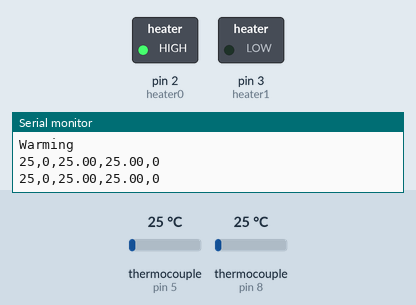
Bench run of a sketch on a simulated Arduino Uno, built with avr-gcc and run on an emulated ATmega328P. On the bench: switched loads named in the sketch (green lamp = pin HIGH), the last lines printed to the serial monitor. The test bench sets the inputs (shaded band); at power-on: thermocouple (sensors on pin 5, pin 8) 25 °C.

Above: at 6.9 s.
7.0 s: thermocouple (sensor on pin 5) set to 28 °C
At 10.8 s:
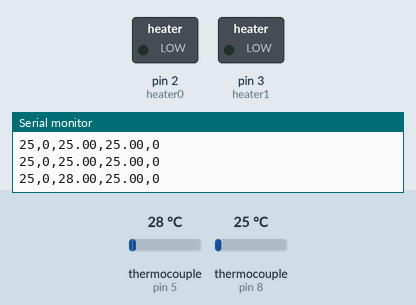
12.0 s: thermocouple (sensor on pin 5) set to 6 °C
At 15.8 s:
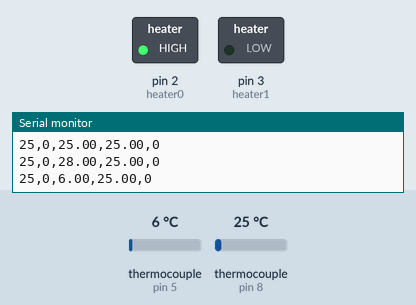
Timing chart, 0 to 17.3 s (numbered marks = the images above; inputs shaded):
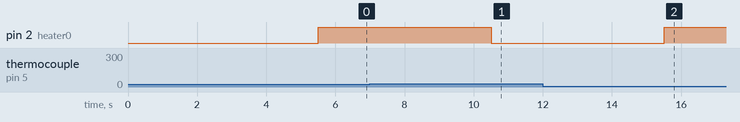

The sketch:

ThermalCycler.ino
```cpp
/*Program is to control temperature in two enclosures.
Objects are given a designation of 0 or 1 since only
two enclosures are required, so a binary system is the
simplist. Thermocouples measure the temperature in each
each enclosure, and relays control the heaters. Target
Temperatures are set in a parameters section. Ramps rates
are automatically calculated by the time and temps defined.

Modification from original have been made. Current use
is controlling the temperature in a single enclosure,
with one relay controlling the heater, and one controlling
a cooling fan.*/

//thermocouple setup
#include "Adafruit_MAX31855.h"
//thermocouple0
#define MAXDO0   4
#define MAXCS0   5
#define MAXCLK0  6
Adafruit_MAX31855 thermocouple0(MAXCLK0, MAXCS0, MAXDO0);
//thermocouple1
#define MAXDO1   7
#define MAXCS1   8
#define MAXCLK1  9
Adafruit_MAX31855 thermocouple1(MAXCLK1, MAXCS1, MAXDO1);

//heater pins. Heater1 is now used to control a fan
int heater0 = 2,heater1 = 3;

//global variables for reference through functions
int cycles = 0;    //cycles completed counter
int target0, target1, T_high0, T_high1, T_low0, T_low1;
double threshold0, threshold1;  //ramped target values

void setup() {
  //decalre pinmods
  pinMode(heater0,OUTPUT);
  pinMode(heater1,OUTPUT);
  //begin serial communication
  Serial.begin(9600);
  delay(500);
  threshold0 = thermocouple0.readCelsius(); //stores ramp limit
  threshold1 = thermocouple1.readCelsius();
}

void loop() {
  //USER PARAMETERS-=-=-=-=-=-=-=-=-=-=-=-=-=-=-=-=-=
      T_high0 = 150;    //target high temp
      T_low0 = 40;      //target low temp
      T_high1 = 1;
      T_low1 = -1;
  int t = 60;          //segment run-time (minutes)
  int st = 5;          //sample rate (seconds)
  //sample rate is currently hard coded into Processing
  //should be passed in with string
  //No inputs below this line-=-=-=-=-=-=-=-=-=-=


  //each segment will run with the number of loops calculated below
  int l = t*60/st;    //# loops in segment (minutes converted to seconds)
  int lmod = 60;      //modify soak times to 5 minutes
  //calculate ramp rate with incrementations
  //that add to the thresholds
  double inc0 = (double) (T_high0-T_low0)/(l);
  double inc1 = (double) (T_high1-T_low1)/(l);

  /*Runs a segment (ramp up, ramp down, or hold)
  Since segments are defined by a time and target
  temperatures, a hold can be done by a repeat of
  the a warm or cool segment.*/
  //warm
  Serial.println("Warming");
  for(int i=0; i < l; i++){
    //fucntion will run a heater and temp check
    //select heater
    //select high or low target temp
    //corresponding threshold# (could be simplified)
    //corresponding increment#
    threshold0 = seg(heater0,T_high0,threshold0,inc0);
    //functions for second eclosure are all off
    //threshold1 = seg(heater1,T_high1,threshold1,inc1);
    delay(st*1000);  //time between samples
  }
  //repeating a segment will hold at limit
  //hold warm
  Serial.println("Holding");
  for(int i=0; i < lmod; i++){
    threshold0 = seg(heater0,T_high0,threshold0,inc0);
    //threshold1 = seg(heater1,T_high1,threshold1,inc1);
    delay(st*1000);
  }

  /*all segments are heater controlled, excpet for the cooling
  segment that is regulated by fan. Increments are multiplied by
  by -1 to ramp down.*/
  digitalWrite(heater0,LOW);  //Ensure heater is off before fan control
  //cool
  Serial.println("Cooling");
  for(int i=0; i < l; i++){
    threshold0 = seg2(heater1,T_low0,threshold0,inc0*(-1));
    //threshold1 = seg(heater1,T_low1,threshold1,inc1*(-1));
    delay(st*1000);
  }
  digitalWrite(heater1,LOW); //Ensure fan is off before resuming heating

  //hold cool
  Serial.println("Holding");
  for(int i=0; i < lmod; i++){
    threshold0 = seg(heater0,T_low0,threshold0,inc0*(-1));
    //threshold1 = seg(heater1,T_low1,threshold1,inc1*(-1));
    delay(st*1000);
  }

  cycles++;
}

//READ TEMPS & SEND TO PROCESSING
int readTemp(int s, double thresh){
  double T0 = thermocouple0.readCelsius();
  double T1 = thermocouple1.readCelsius();
  if(s == heater0) target0 = thresh;
  if(s == heater1) target1 = thresh;
  String Temps = String(target0) +","+ String(target1) +","+ String(T0) +","+ String(T1) +","+ String(cycles);
  Serial.println(Temps);      //display
  if(s == heater0) return T0;
  if(s == heater1) return T1;
}

//SEGMENT
/*Designed to apply to every segment. Special modifications
for individual segments would need to pull in a value to
indicate which state the segment is in, logic for applying
to that state, and then logic for that action.*/
double seg(int select, double limit, double thresh, double inc){
  float temp = readTemp(select,thresh);
  //checks if heat needs to be added to the system
  if(temp < thresh) digitalWrite(select,HIGH);
  else digitalWrite(select,LOW);
  //else statements ramp up each loop
  //if statements prevent overramp
  if(((limit == T_high0) || (limit == T_high1)) && (thresh >= limit)) thresh = limit;
  else if(((limit == T_low0) || (limit == T_low1)) && (thresh <= limit)) thresh = limit;
  else thresh += inc;
  return thresh;
}

/*Modification/patch of original function to allow for fan
control. Differs by the >< signs, and which thermocouple to read
from. Selecting heater1 in the function of the "cool" segment tells
the select variable to select thermocouple1.*/
double seg2(int select, double limit, double thresh, double inc){
  float temp = readTemp(2,thresh);  //hard coded to read thermocouple0
  //checks if heat needs to be added to the system
  if(temp > thresh) digitalWrite(select,HIGH);
  else digitalWrite(select,LOW);
  //else statements ramp up each loop
  //if statements prevent overramp
  if(((limit == T_high0) || (limit == T_high1)) && (thresh >= limit)) thresh = limit;
  else if(((limit == T_low0) || (limit == T_low1)) && (thresh <= limit)) thresh = limit;
  else thresh += inc;
  return thresh;
}
```

Measured:
- the behaviour switches between 25 and 26 °C on thermocouple (sensor on pin 5) (found by bisection; images 0 and 1)
- after the input at 7.0 s, pin 2 (heater0): HIGH → LOW after 3.5 s
- after the input at 12.0 s, pin 2 (heater0): LOW → HIGH after 3.5 s
